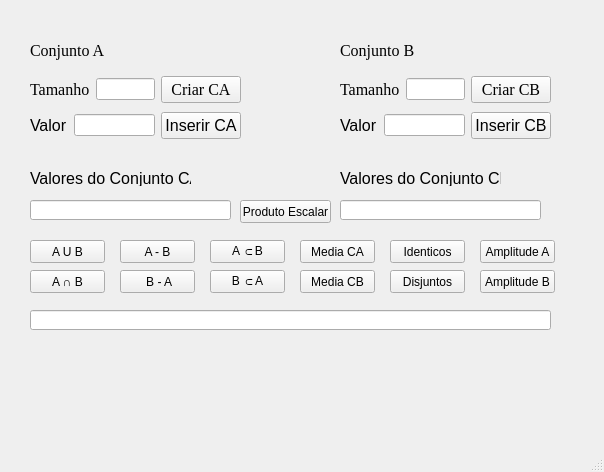
<?xml version="1.0" encoding="UTF-8"?>
<ui version="4.0">
 <class>MainWindow</class>
 <widget class="QMainWindow" name="MainWindow">
  <property name="geometry">
   <rect>
    <x>0</x>
    <y>0</y>
    <width>604</width>
    <height>472</height>
   </rect>
  </property>
  <property name="windowTitle">
   <string>MainWindow</string>
  </property>
  <widget class="QWidget" name="centralwidget">
   <widget class="QWidget" name="layoutWidget">
    <property name="geometry">
     <rect>
      <x>30</x>
      <y>110</y>
      <width>211</width>
      <height>31</height>
     </rect>
    </property>
    <layout class="QHBoxLayout" name="horizontalLayout_6">
     <item>
      <layout class="QHBoxLayout" name="horizontalLayout_5">
       <item>
        <widget class="QLabel" name="label_5">
         <property name="font">
          <font>
           <pointsize>12</pointsize>
          </font>
         </property>
         <property name="text">
          <string>Valor</string>
         </property>
        </widget>
       </item>
       <item>
        <widget class="QLineEdit" name="lineEditValorCA"/>
       </item>
      </layout>
     </item>
     <item>
      <widget class="QPushButton" name="pushButtonInserirCA">
       <property name="font">
        <font>
         <pointsize>12</pointsize>
        </font>
       </property>
       <property name="text">
        <string>Inserir CA</string>
       </property>
      </widget>
     </item>
    </layout>
   </widget>
   <widget class="QWidget" name="layoutWidget_2">
    <property name="geometry">
     <rect>
      <x>30</x>
      <y>75</y>
      <width>211</width>
      <height>29</height>
     </rect>
    </property>
    <layout class="QHBoxLayout" name="horizontalLayout_2">
     <item>
      <layout class="QHBoxLayout" name="horizontalLayout">
       <item>
        <widget class="QLabel" name="label">
         <property name="font">
          <font>
           <family>Times New Roman</family>
           <pointsize>12</pointsize>
          </font>
         </property>
         <property name="text">
          <string>Tamanho</string>
         </property>
        </widget>
       </item>
       <item>
        <widget class="QLineEdit" name="lineEditTamanhoCA"/>
       </item>
      </layout>
     </item>
     <item>
      <widget class="QPushButton" name="pushButtonCriarCA">
       <property name="font">
        <font>
         <family>Times New Roman</family>
         <pointsize>12</pointsize>
        </font>
       </property>
       <property name="text">
        <string>Criar CA</string>
       </property>
      </widget>
     </item>
    </layout>
   </widget>
   <widget class="QPushButton" name="pushButtonMediaCA">
    <property name="geometry">
     <rect>
      <x>300</x>
      <y>240</y>
      <width>75</width>
      <height>23</height>
     </rect>
    </property>
    <property name="text">
     <string>Media CA</string>
    </property>
   </widget>
   <widget class="QLabel" name="label_7">
    <property name="geometry">
     <rect>
      <x>340</x>
      <y>170</y>
      <width>161</width>
      <height>16</height>
     </rect>
    </property>
    <property name="font">
     <font>
      <pointsize>12</pointsize>
     </font>
    </property>
    <property name="text">
     <string>Valores do Conjunto CB</string>
    </property>
   </widget>
   <widget class="QLabel" name="label_3">
    <property name="geometry">
     <rect>
      <x>340</x>
      <y>40</y>
      <width>121</width>
      <height>21</height>
     </rect>
    </property>
    <property name="font">
     <font>
      <family>Times New Roman</family>
      <pointsize>12</pointsize>
     </font>
    </property>
    <property name="text">
     <string>Conjunto B</string>
    </property>
   </widget>
   <widget class="QPushButton" name="pushButtonASubB">
    <property name="geometry">
     <rect>
      <x>210</x>
      <y>240</y>
      <width>75</width>
      <height>23</height>
     </rect>
    </property>
    <property name="text">
     <string>A ⊂B</string>
    </property>
   </widget>
   <widget class="QLabel" name="label_2">
    <property name="geometry">
     <rect>
      <x>30</x>
      <y>40</y>
      <width>121</width>
      <height>21</height>
     </rect>
    </property>
    <property name="font">
     <font>
      <family>Times New Roman</family>
      <pointsize>12</pointsize>
     </font>
    </property>
    <property name="text">
     <string>Conjunto A</string>
    </property>
   </widget>
   <widget class="QLineEdit" name="lineEditValoresDoConjuntoCB">
    <property name="geometry">
     <rect>
      <x>340</x>
      <y>200</y>
      <width>201</width>
      <height>20</height>
     </rect>
    </property>
   </widget>
   <widget class="QPushButton" name="pushButtonAmplitudeB">
    <property name="geometry">
     <rect>
      <x>480</x>
      <y>270</y>
      <width>75</width>
      <height>23</height>
     </rect>
    </property>
    <property name="text">
     <string>Amplitude B</string>
    </property>
   </widget>
   <widget class="QLineEdit" name="lineEditValoresDoConjuntoCA">
    <property name="geometry">
     <rect>
      <x>30</x>
      <y>200</y>
      <width>201</width>
      <height>20</height>
     </rect>
    </property>
   </widget>
   <widget class="QPushButton" name="pushButtonBSubA">
    <property name="geometry">
     <rect>
      <x>210</x>
      <y>270</y>
      <width>75</width>
      <height>23</height>
     </rect>
    </property>
    <property name="text">
     <string>B ⊂A</string>
    </property>
   </widget>
   <widget class="QPushButton" name="pushButtonBdiferencaA">
    <property name="geometry">
     <rect>
      <x>120</x>
      <y>270</y>
      <width>75</width>
      <height>23</height>
     </rect>
    </property>
    <property name="text">
     <string> B - A</string>
    </property>
   </widget>
   <widget class="QPushButton" name="pushButtonAdiferencaB">
    <property name="geometry">
     <rect>
      <x>120</x>
      <y>240</y>
      <width>75</width>
      <height>23</height>
     </rect>
    </property>
    <property name="text">
     <string>A - B</string>
    </property>
   </widget>
   <widget class="QPushButton" name="pushButtonProdutoEscalar">
    <property name="geometry">
     <rect>
      <x>240</x>
      <y>200</y>
      <width>91</width>
      <height>23</height>
     </rect>
    </property>
    <property name="text">
     <string>Produto Escalar</string>
    </property>
   </widget>
   <widget class="QPushButton" name="pushButtonDisjuntos">
    <property name="geometry">
     <rect>
      <x>390</x>
      <y>270</y>
      <width>75</width>
      <height>23</height>
     </rect>
    </property>
    <property name="text">
     <string>Disjuntos</string>
    </property>
   </widget>
   <widget class="QLineEdit" name="lineEditResultado">
    <property name="geometry">
     <rect>
      <x>30</x>
      <y>310</y>
      <width>521</width>
      <height>20</height>
     </rect>
    </property>
   </widget>
   <widget class="QPushButton" name="pushButtonMediaCB">
    <property name="geometry">
     <rect>
      <x>300</x>
      <y>270</y>
      <width>75</width>
      <height>23</height>
     </rect>
    </property>
    <property name="text">
     <string>Media CB</string>
    </property>
   </widget>
   <widget class="QPushButton" name="pushButtonAUniaoB">
    <property name="geometry">
     <rect>
      <x>30</x>
      <y>240</y>
      <width>75</width>
      <height>23</height>
     </rect>
    </property>
    <property name="text">
     <string>A U B</string>
    </property>
   </widget>
   <widget class="QPushButton" name="pushButtonIdenticos">
    <property name="geometry">
     <rect>
      <x>390</x>
      <y>240</y>
      <width>75</width>
      <height>23</height>
     </rect>
    </property>
    <property name="text">
     <string>Identicos</string>
    </property>
   </widget>
   <widget class="QWidget" name="layoutWidget_3">
    <property name="geometry">
     <rect>
      <x>340</x>
      <y>110</y>
      <width>211</width>
      <height>31</height>
     </rect>
    </property>
    <layout class="QHBoxLayout" name="horizontalLayout_7">
     <item>
      <layout class="QHBoxLayout" name="horizontalLayout_8">
       <item>
        <widget class="QLabel" name="label_8">
         <property name="font">
          <font>
           <pointsize>12</pointsize>
          </font>
         </property>
         <property name="text">
          <string>Valor</string>
         </property>
        </widget>
       </item>
       <item>
        <widget class="QLineEdit" name="lineEditValorCB"/>
       </item>
      </layout>
     </item>
     <item>
      <widget class="QPushButton" name="pushButtonInserirCB">
       <property name="font">
        <font>
         <pointsize>12</pointsize>
        </font>
       </property>
       <property name="text">
        <string>Inserir CB</string>
       </property>
      </widget>
     </item>
    </layout>
   </widget>
   <widget class="QPushButton" name="pushButtonAmplitudeA">
    <property name="geometry">
     <rect>
      <x>480</x>
      <y>240</y>
      <width>75</width>
      <height>23</height>
     </rect>
    </property>
    <property name="text">
     <string>Amplitude A</string>
    </property>
   </widget>
   <widget class="QPushButton" name="pushButtonAIntersecaoB">
    <property name="geometry">
     <rect>
      <x>30</x>
      <y>270</y>
      <width>75</width>
      <height>23</height>
     </rect>
    </property>
    <property name="text">
     <string>A ∩ B</string>
    </property>
   </widget>
   <widget class="QLabel" name="label_6">
    <property name="geometry">
     <rect>
      <x>30</x>
      <y>170</y>
      <width>161</width>
      <height>16</height>
     </rect>
    </property>
    <property name="font">
     <font>
      <pointsize>12</pointsize>
     </font>
    </property>
    <property name="text">
     <string>Valores do Conjunto CA</string>
    </property>
   </widget>
   <widget class="QWidget" name="layoutWidget_4">
    <property name="geometry">
     <rect>
      <x>340</x>
      <y>75</y>
      <width>211</width>
      <height>29</height>
     </rect>
    </property>
    <layout class="QHBoxLayout" name="horizontalLayout_3">
     <item>
      <layout class="QHBoxLayout" name="horizontalLayout_4">
       <item>
        <widget class="QLabel" name="label_4">
         <property name="font">
          <font>
           <family>Times New Roman</family>
           <pointsize>12</pointsize>
          </font>
         </property>
         <property name="text">
          <string>Tamanho</string>
         </property>
        </widget>
       </item>
       <item>
        <widget class="QLineEdit" name="lineEditTamanhoCB"/>
       </item>
      </layout>
     </item>
     <item>
      <widget class="QPushButton" name="pushButtonCriarCB">
       <property name="font">
        <font>
         <family>Times New Roman</family>
         <pointsize>12</pointsize>
        </font>
       </property>
       <property name="text">
        <string>Criar CB</string>
       </property>
      </widget>
     </item>
    </layout>
   </widget>
  </widget>
  <widget class="QMenuBar" name="menubar">
   <property name="geometry">
    <rect>
     <x>0</x>
     <y>0</y>
     <width>604</width>
     <height>21</height>
    </rect>
   </property>
  </widget>
  <widget class="QStatusBar" name="statusbar"/>
 </widget>
 <resources/>
 <connections/>
</ui>
